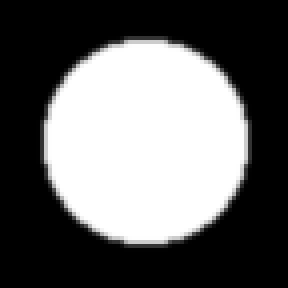
#> input picture image/S.png, 72 x 72 px (shown 4 times larger)
$ jupyter execute --allow-errors demo.ipynb   (shell and % lines are left out)
#> lines starting #> are read from the running program, lines starting #| are printed output that depends on the picture
### icdir2d.py
from utils import *
import numpy as np


class Parameters(object):
    def __init__(self, max_iter,
                 max_corr,
                 lb_sigma,
                 weight_fitting,
                 weight_corr,
                 step_size):
        self.max_iter = max_iter
        self.max_corr = max_corr
        self.lb_sigma = lb_sigma
        self.weight_fitting = weight_fitting
        self.weight_corr = weight_corr
        self.step_size = step_size


class Logs(object):
    def __init__(self, max_iter):
        self.corr = np.zeros((max_iter, ))
        self.obj  = np.zeros((max_iter, ))
        self.err  = np.zeros((max_iter, ))


def imreg_deformation(S, T, max_iter,
                      max_corr,
                      lb_sigma,
                      weight_fitting,
                      weight_corr,
                      step_size,
                      silent,
                      print_frequency):
    """ Calculate deformation fields that maps the source image
    and the target image to each other. The function will calculate
    the deformation fields such that:
        S(x + u(x)) = T(x + v(x))
    by minimizing:
        E(u, v) =
    Inputs:
        S : source image - 2D matrix (m x n)
        T : taret image - 2D matrix (m x n)
        max_iter: maximum iterations
        max_corr: maximum coefficient correlation between S(x+u) and T(y+v),
                  which is used as the stopping criterion
        weight_fitting: weights for MLE data fitting term
        step_size: step size for evolution
    Outputs:
        u : deformation field - 3D matrix (m x n x 2)
        v : deformation field - 3D matrix (m x n x 2)
    Reference:
        Xiaojing Ye
    """

   # Setting up hyper-parameters
    params = Parameters(max_iter, max_corr, lb_sigma, weight_fitting, weight_corr, step_size)
    log    = Logs(max_iter)
    N = S.size

    # Initialization of the algorithm
    [dy_S, dx_S] = gradient(S);
    [dy_T, dx_T] = gradient(T);

    dS = np.dstack([dy_S, dx_S])
    dT = np.dstack([dy_T, dx_T])

    null = np.zeros((S.shape))
    dnull = np.dstack([null, null])

    u  = np.zeros((S.shape + (2,)))
    v  = np.zeros((S.shape + (2,)))
    ui = np.zeros((S.shape + (2,)))
    vi = np.zeros((S.shape + (2,)))

    iterp_S, iterp_T = np.copy(S), np.copy(T)
    sigma = 1

    curr_corr = 0
    iter = 0

    if not silent:
        print("iter = {}, corr = {}".format(iter, corr2(S, T)))

    # Main loop
    while iter < max_iter and curr_corr < max_corr:

        iter += 1

        # Update deformation fields
        u  = evol(u, ui, dS, iterp_S, iterp_T, sigma, params)
        ui = evol(ui, u, dnull, null, null, sigma, params)

        v  = evol(v, vi, dT, iterp_T, iterp_S, sigma, params)
        vi = evol(vi, v, dnull, null, null, sigma, params)

        # Update deformed images
        iterp_S = my_interp2(S, u)
        iterp_T = my_interp2(T, v)

        # Update sigma
        sigma = np.linalg.norm(iterp_S - iterp_T) / np.sqrt(N)
        curr_corr = corr2(iterp_S, iterp_T)

        if sigma < lb_sigma:
            sigma = lb_sigma

        # log.corr[iter] = curr_corr
#         log.obj[iter] = calculate_objective(u, sigma, params)

        if not silent and iter % print_frequency == 0:
            print("iter = {}, corr = {}".format(iter, curr_corr))

    return u, ui, v, vi


def imreg_intermediate(S, T, max_iter=200,
                       max_corr=0.999,
                       lb_sigma=5e-3,
                       weight_fitting=0.3,
                       weight_corr=1,
                       step_size=0.1,
                       silent=True,
                       print_frequency=5):

    u, ui, v, vi = imreg_deformation(S, T, max_iter,
                                     max_corr,
                                     lb_sigma,
                                     weight_fitting,
                                     weight_corr,
                                     step_size,
                                     silent,
                                     print_frequency)
    Su = my_interp2(S, u)
    Tv = my_interp2(T, v)
    return Su, Tv

### demo.ipynb
[cell 1]
import matplotlib.pyplot as plt
import numpy as np
from icdir2d import imreg_intermediate
from skimage.io import imread
from skimage import img_as_float

[cell 2]
S = img_as_float(imread('image/S.png'))
#> S: shape (72, 72) float64; min 0, max 1, mean 0.401
T = img_as_float(imread('image/T.png'))
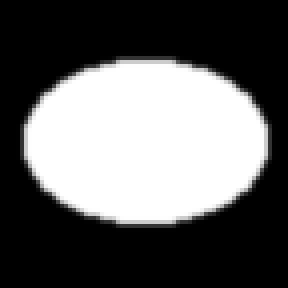
#> input picture image/T.png, 72 x 72 px (shown 4 times larger)
#> T: shape (72, 72) float64; min 0, max 1, mean 0.384
plt.subplot(121)
plt.imshow(S, cmap='gray')
plt.subplot(122)
plt.imshow(T, cmap='gray')
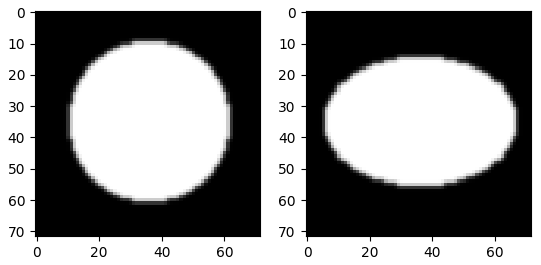
#> figure drawn by matplotlib, 2 panels

## Example: deform both images to intermediate images
$S(x + u(x)) = T(x + v(x))$

#> (a cell that did not finish here is left out)


[cell 4]
plt.subplot(141)
#> (the rest of this cell did not finish here and is left out)
